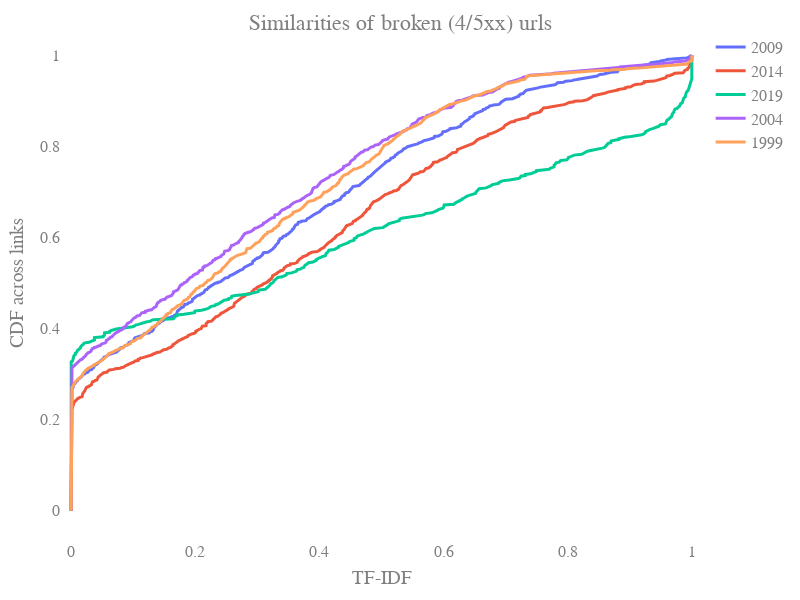
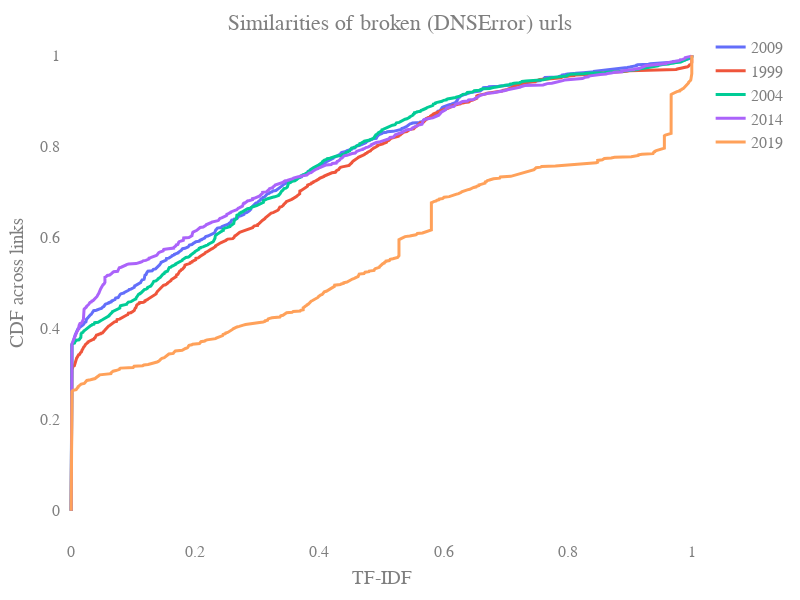

Source (notebook cell) for these figures, in order:
### Markdown cell above
## Similarity on searched results of broken page
- Broken page contains 45xx, DNS, home-redirect, nonhome-redirect, and no-redirect

### Code cell
searched_urls = db.search_meta.aggregate([
    {"$match": {"usage": "represent"}},
    {"$lookup": {
        "from": "url_broken",
        "localField": "url",
        "foreignField": "_id",
        "as": "stat"
    }},
    {"$project": {"_id": False, 'url': True, 'stat': True, 'similarity': True}},
])

simi_dict = defaultdict(lambda: defaultdict(list))
for obj in list(searched_urls):
    url, simi, stat = obj['url'], obj['similarity'], obj['stat'][0]
    status = url_utils.status_categories(stat['status'], stat['detail'])
    simi_dict[status][str(stat['year'])].append(simi)
for status, year_simi in simi_dict.items():
    df = pd.concat([pd.DataFrame({k: v}) for k, v in year_simi.items()], axis=1)
    plotly_utils.plot_CDF(df, xtitle='TF-IDF', ytitle="CDF across links", title='Similarities of broken ({}) urls'.format(status))

### Figure 1 — Plotly figure (JSON) as saved in the notebook; plotly's stock layout.template omitted (floating-point values rounded to 4 significant figures; data arrays with more than 128 entries replaced by an {"elided": "..."} marker saying what was removed)
{"data": [{"line": {"width": 3}, "mode": "lines", "name": "2009", "type": "scatter", "x": {"elided": "882 float values"}, "y": {"elided": "882 float values"}}, {"line": {"width": 3}, "mode": "lines", "name": "2014", "type": "scatter", "x": {"elided": "813 float values"}, "y": {"elided": "813 float values"}}, {"line": {"width": 3}, "mode": "lines", "name": "2019", "type": "scatter", "x": {"elided": "585 float values"}, "y": {"elided": "585 float values"}}, {"line": {"width": 3}, "mode": "lines", "name": "2004", "type": "scatter", "x": {"elided": "894 float values"}, "y": {"elided": "894 float values"}}, {"line": {"width": 3}, "mode": "lines", "name": "1999", "type": "scatter", "x": {"elided": "889 float values"}, "y": {"elided": "889 float values"}}], "layout": {"autosize": false, "font": {"color": "#7f7f7f", "family": "Time New Roman", "size": 16}, "height": 600, "margin": {"b": 50, "l": 50, "pad": 4, "r": 50, "t": 30}, "plot_bgcolor": "rgba(0, 0, 0, 0)", "title": {"text": "Similarities of broken (4/5xx) urls", "x": 0.5, "yanchor": "top"}, "width": 800, "xaxis": {"range": [-0.01, 1.01], "title": {"text": "TF-IDF"}, "type": "linear"}, "yaxis": {"autorange": true, "range": [-0.05556, 1.056], "title": {"text": "CDF across links"}, "type": "linear"}}}

### Figure 2 — Plotly figure (JSON) as saved in the notebook; plotly's stock layout.template omitted (floating-point values rounded to 4 significant figures; data arrays with more than 128 entries replaced by an {"elided": "..."} marker saying what was removed)
{"data": [{"line": {"width": 3}, "mode": "lines", "name": "2009", "type": "scatter", "x": {"elided": "971 float values"}, "y": {"elided": "971 float values"}}, {"line": {"width": 3}, "mode": "lines", "name": "1999", "type": "scatter", "x": {"elided": "997 float values"}, "y": {"elided": "997 float values"}}, {"line": {"width": 3}, "mode": "lines", "name": "2004", "type": "scatter", "x": {"elided": "992 float values"}, "y": {"elided": "992 float values"}}, {"line": {"width": 3}, "mode": "lines", "name": "2014", "type": "scatter", "x": {"elided": "998 float values"}, "y": {"elided": "998 float values"}}, {"line": {"width": 3}, "mode": "lines", "name": "2019", "type": "scatter", "x": {"elided": "742 float values"}, "y": {"elided": "742 float values"}}], "layout": {"autosize": false, "font": {"color": "#7f7f7f", "family": "Time New Roman", "size": 16}, "height": 600, "margin": {"b": 50, "l": 50, "pad": 4, "r": 50, "t": 30}, "plot_bgcolor": "rgba(0, 0, 0, 0)", "title": {"text": "Similarities of broken (DNSError) urls", "x": 0.5, "yanchor": "top"}, "width": 800, "xaxis": {"range": [-0.01, 1.01], "title": {"text": "TF-IDF"}, "type": "linear"}, "yaxis": {"autorange": true, "range": [-0.05556, 1.056], "title": {"text": "CDF across links"}, "type": "linear"}}}
